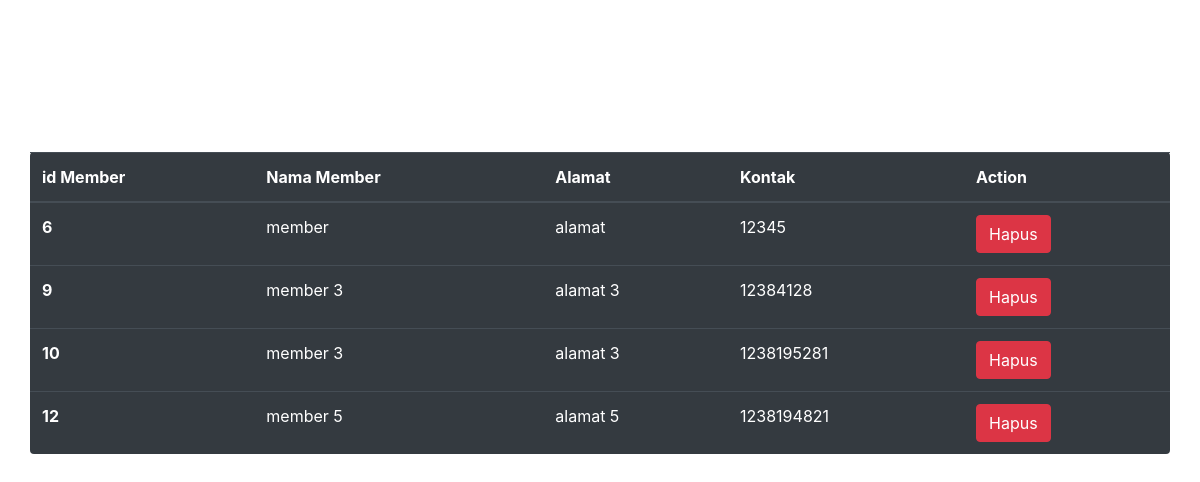
/admin/member.php, run on the app's committed database.
### tables this page shows
CREATE TABLE `member` (
  `id_member` int(11) NOT NULL,
  `nama_member` varchar(100) NOT NULL,
  `alamat` text NOT NULL,
  `kontak_member` int(15) NOT NULL
);

### admin/member.php (the view, shortened to what this page needs)
<!DOCTYPE html>
<html lang="en">
<head>
	<link rel="stylesheet" type="text/css" href="../assets/css/bootstrap.min.css">
	<link rel="stylesheet" type="text/css" href="../assets/style.css">
</head>
<body>
	<nav class="navbar navbar-expand-lg navbar-light bg-none">
		<span class="navbar-brand pl-5 mb-0 h1">DAUNTLESS</span>
		<div class="pc-x">
			<ul class="navbar-nav">
				<li class="nav-item">
					<a class="nav-link" href="../index.php">Home</a>
				</li>
				<li class="nav-active">
					<a class="nav-link" href="member.php"><b>Member</b></a>
				</li>
				<li class="nav-item">
					<a class="nav-link" href="jadwal.php">Jadwal</a>
				</li>
			</ul>
		</div>
	</nav>
    <main>
		<div class="pt-5 pb-5">
			<div class="container">
				<div class="row">
					<div class="col-sm-12">
						<div class="content-box rounded">
							<div class="row pt-5 pb-5">
							<?php
							include_once('koneksi.php');
							$sql = 'SELECT * FROM member';
							$result = mysqli_query($conn, $sql)
							?>
							<table class="table table-dark pt-5 pb-5 rounded">
								<thead>
								    <tr>
								      <th scope="col">id Member</th>
								      <th scope="col">Nama Member</th>
								      <th scope="col">Alamat</th>
								      <th scope="col">Kontak</th>
								      <th scope="col">Action</th>
								    </tr>
								</thead>
				  				<tbody>
									<?php while ($data = mysqli_fetch_object($result)){?>
									<tr>
										<th scope="row"><?= $data->id_member ?></th>
										<td><?= $data->nama_member ?></td>
										<td><?= $data->alamat ?></td>
										<td><?= $data->kontak_member ?></td>
										<td>
											<a class="btn btn-danger" href="member_delete.php?id=<?= $data->id_member ?>">Hapus
										</td>
									</tr>
									<?php }?>
								</tbody>
							</table>
						</div>
					</div>
				</div>
			</div>
		</div>
	</main>
</body>
</html>

### assets/style.css (style rules this page uses)
body { background: url("./img/bg.jpg"); background-attachment: fixed; background-size: cover; background-repeat: no-repeat; background-position: center; }
.bg-none { background-color: rgba(255,255,255,0); }
.navbar-light .navbar-brand { color: rgba(255,255,255,1); }
.navbar-light .navbar-nav .nav-link { color: rgba(255,255,255,1); }
.pc-x { padding-left: 20rem !important; }

### data on the page
member: id_member "6", nama_member "member", alamat "alamat", kontak_member "12345"
member: id_member "9", nama_member "member 3", alamat "alamat 3", kontak_member "12384128"
member: id_member "10", nama_member "member 3", alamat "alamat 3", kontak_member "1238195281"
member: id_member "12", nama_member "member 5", alamat "alamat 5", kontak_member "1238194821"
